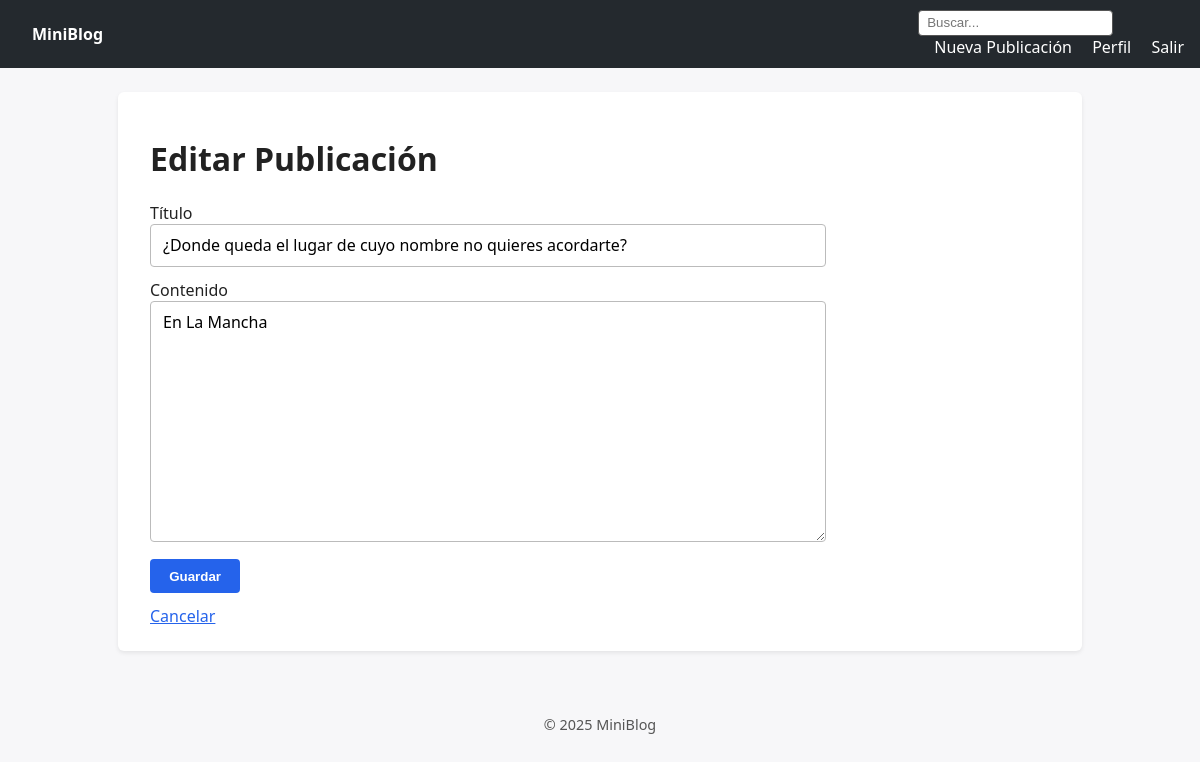
The app's page /post/1/edit (signed in) with its own data.
### main.py (models this page shows)
class Post(db.Model):
	id = db.Column(db.Integer, primary_key=True)
	title = db.Column(db.String(150), nullable=False)
	content = db.Column(db.Text, nullable=False)
	created_at = db.Column(db.DateTime, default=datetime.utcnow, index=True)
	updated_at = db.Column(db.DateTime, default=datetime.utcnow, onupdate=datetime.utcnow)
	user_id = db.Column(db.Integer, db.ForeignKey("user.id"), nullable=False, index=True)
	comments = db.relationship("Comment", backref="post", lazy=True, cascade="all, delete-orphan")

### main.py (the view, shortened to what this page needs)
@app.route("/post/<int:post_id>/edit", methods=["GET", "POST"])
@login_required
def edit_post(post_id: int):
	post = Post.query.get_or_404(post_id)
	_require_post_owner(post)
	return render_template("edit_post.html", post=post)

### main.py (called while the page is built)
def current_user() -> Optional[User]:
	uid = session.get("user_id")
	if uid is None:
		return None
	return User.query.get(uid)

def login_required(fn):
	@wraps(fn)
	def wrapper(*args, **kwargs):
		if not current_user():
			flash("Debes iniciar sesión.", "warning")
			return redirect(url_for("login", next=request.path))
		return fn(*args, **kwargs)
	return wrapper

def _require_post_owner(post: Post):
	if not current_user() or post.author.id != current_user().id:
		abort(403)

@app.context_processor
def inject_globals():
	return {"current_user": current_user(), "now": datetime.utcnow()}

### templates/edit_post.html (shortened to what this page needs)
{% extends 'layout.html' %}
{% block content %}
<h1>Editar Publicación</h1>
<form method="post" class="form">
  <label>Título
    <input type="text" name="title" value="{{ post.title }}" required />
  </label>
  <label>Contenido
    <textarea name="content" rows="10" required>{{ post.content }}</textarea>
  </label>
  <button type="submit">Guardar</button>
  <a href="{{ url_for('post_detail', post_id=post.id) }}">Cancelar</a>
</form>
{% endblock %}

### static/style.css (style rules this page uses)
body { font-family: system-ui, Arial, sans-serif; margin:0; background:#f7f7f9; color:#222; }
.form { display:flex; flex-direction:column; gap:.75rem; max-width:650px; }
.form input[type=text], .form input[type=email], .form input[type=password], .form textarea { width:100%; padding:.6rem .75rem; border:1px solid #bbb; border-radius:4px; font:inherit; }
.form button { width:fit-content; background:#2563eb; border:none; color:#fff; padding:.6rem 1.2rem; border-radius:4px; cursor:pointer; font-weight:600; }
a { color:#2563eb; }

### records on screen
Post: title "¿Donde queda el lugar de cuyo nombre no quieres acordarte?", content "En La Mancha"
